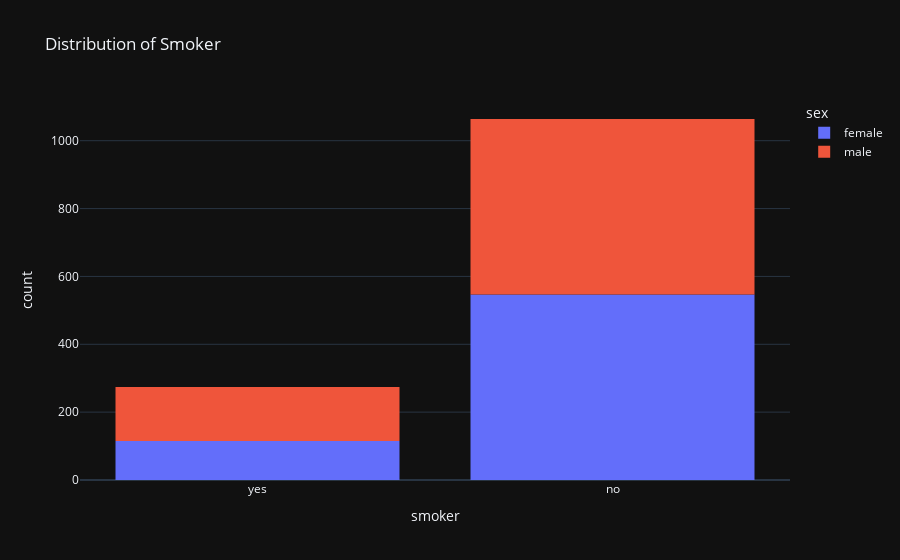

Write notebook code for a chart like this one.
### Code cell
px.histogram(medical_df,x='smoker',color='sex',title='Distribution of Smoker')

### Figure 1 — Plotly figure (JSON) as saved in the notebook; plotly's stock layout.template omitted (floating-point values rounded to 4 significant figures; data arrays with more than 128 entries replaced by an {"elided": "..."} marker saying what was removed)
{"data": [{"bingroup": "x", "hovertemplate": "sex=female<br>smoker=%{x}<br>count=%{y}<extra></extra>", "legendgroup": "female", "marker": {"color": "#636efa", "pattern": {"shape": ""}}, "name": "female", "orientation": "v", "showlegend": true, "x": {"elided": "662 str values"}, "xaxis": "x", "yaxis": "y", "type": "histogram"}, {"bingroup": "x", "hovertemplate": "sex=male<br>smoker=%{x}<br>count=%{y}<extra></extra>", "legendgroup": "male", "marker": {"color": "#EF553B", "pattern": {"shape": ""}}, "name": "male", "orientation": "v", "showlegend": true, "x": {"elided": "676 str values"}, "xaxis": "x", "yaxis": "y", "type": "histogram"}], "layout": {"xaxis": {"anchor": "y", "domain": [0.0, 1.0], "title": {"text": "smoker"}}, "yaxis": {"anchor": "x", "domain": [0.0, 1.0], "title": {"text": "count"}}, "legend": {"title": {"text": "sex"}, "tracegroupgap": 0}, "title": {"text": "Distribution of Smoker"}, "barmode": "relative"}}
